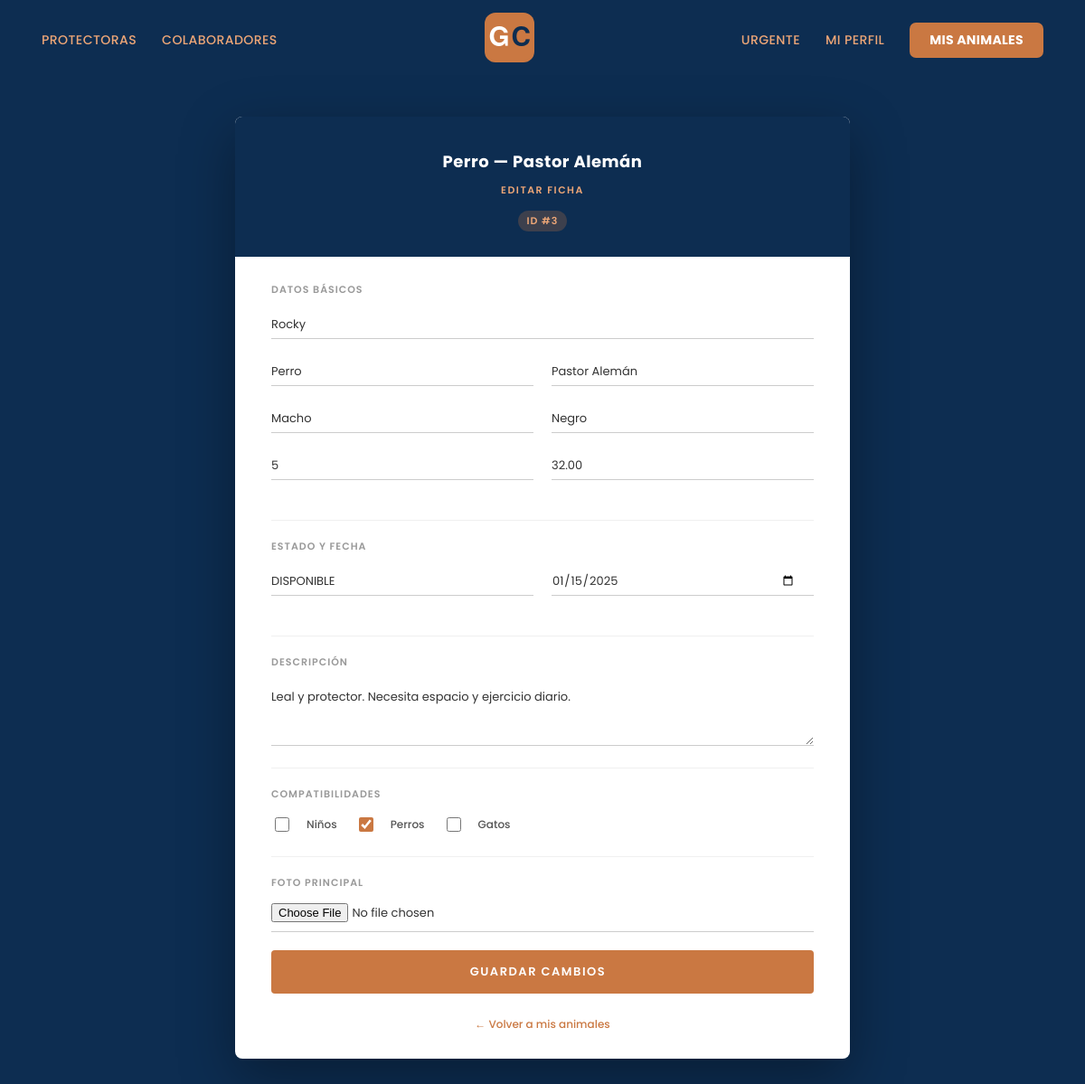
Page /public/editAnimal.php?id=3 (signed in) on the committed database.
### tables this page shows
CREATE TABLE Animales (
    id_animal              INT AUTO_INCREMENT PRIMARY KEY,
    id_protectora          INT,
    nombre                 VARCHAR(100) NOT NULL,
    id_estado              INT,
    especie                VARCHAR(50),
    raza                   VARCHAR(50),
    sexo                   CHAR(1),
    color                  VARCHAR(50),
    peso                   DECIMAL(5,2),
    edad                   INT,
    fecha_entrada          DATE,
    descripcion            TEXT,
    compatibilidad_perros  BOOLEAN DEFAULT FALSE,
    compatibilidad_gatos   BOOLEAN DEFAULT FALSE,
    compatibilidad_ninos   BOOLEAN DEFAULT FALSE,

    CONSTRAINT fk_animal_protectora FOREIGN KEY (id_protectora)
        REFERENCES Protectora(id_protectora) ON DELETE CASCADE,

    CONSTRAINT fk_animal_estado FOREIGN KEY (id_estado)
        REFERENCES EstadoAnimal(id_estado) ON DELETE SET NULL
);

CREATE TABLE EstadoAnimal (
    id_estado   INT AUTO_INCREMENT PRIMARY KEY,
    nombre      VARCHAR(50) NOT NULL UNIQUE
);

### public/editAnimal.php (the view, shortened to what this page needs)
<?php
require "../src/sesion/conexion.php";
$id_protectora = $_SESSION["id"];
$id_animal = (int) $_GET["id"];
$q = $_conexion->prepare(
    "SELECT a.*, e.id_estado AS estado_actual
     FROM Animales a
     LEFT JOIN EstadoAnimal e ON a.id_estado = e.id_estado
     WHERE a.id_animal = ? AND a.id_protectora = ?"
);
$q->bind_param("ii", $id_animal, $id_protectora);
$q->execute();
$animal = $q->get_result()->fetch_assoc();
$estados = $_conexion->query("SELECT * FROM EstadoAnimal ORDER BY id_estado")->fetch_all(MYSQLI_ASSOC);
?>
<!DOCTYPE html>
<html lang="es">
<head>
    <link rel="stylesheet" href="https://cdnjs.cloudflare.com/ajax/libs/material-design-iconic-font/2.2.0/css/material-design-iconic-font.min.css">
    <link rel="stylesheet" href="css/header.css">
    <link rel="stylesheet" href="css/perfil.css">
</head>
<body>
<header>
    <nav class="hBotones">
        <a class="hBoton" href="" target="_self">PROTECTORAS</a>
        <a class="hBoton" href="" target="_self">COLABORADORES</a>
    </nav>
    <nav id="header-izq">
        <a href="index.php" target="_self">
            <img src="../img/profile/default/oficiales/logo.svg" alt="Go Catch" height="40">
        </a>
    </nav>
    <nav class="hBotones">
        <a class="hBoton" href="" target="_self">URGENTE</a>
        <a class="hBoton" href="perfil.php" target="_self">MI PERFIL</a>
        <a href="listaAnimal.php" target="_self" id="boton-destacado">MIS ANIMALES</a>
    </nav>
</header>
<div id="padre-nuestro">
    <div id="estructura">
        <div id="perfil-header">
            <h2 id="perfil-nombre">
                <?= htmlspecialchars($animal['especie'] ?? 'Animal') ?>
                <?= $animal['raza'] ? '— ' . htmlspecialchars($animal['raza']) : '' ?>
            </h2>
            <p id="perfil-tipo">Editar ficha</p>
            <span class="id-badge">ID #<?= $id_animal ?></span>
        </div>
        <div id="perfil-form-area">
            <form action="editAnimal.php?id=<?= $id_animal ?>" method="POST" id="registro" enctype="multipart/form-data">
                <p class="form-section-title">Datos básicos</p>
                <div class="form-wrapper">
                    <input type="text" name="nombre" class="form-control"
                           placeholder="Nombre del animal"
                           value="<?= htmlspecialchars($animal['nombre'] ?? '') ?>" required>
                </div>
                <div class="form-grid">
                    <div class="form-wrapper">
                        <select name="especie" class="form-control" required>
                            <option value="Perro" <?= ($animal['especie'] === 'Perro') ? 'selected' : '' ?>>Perro</option>
                        </select>
                    </div>
                    <div class="form-wrapper">
                        <input type="text" name="raza" class="form-control"
                               placeholder="Raza"
                               value="<?= htmlspecialchars($animal['raza'] ?? '') ?>">
                    </div>
                </div>
                <div class="form-grid">
                    <div class="form-wrapper">
                        <select name="sexo" class="form-control">
                            <option value="M" <?= $animal['sexo'] === 'M' ? 'selected' : '' ?>>Macho</option>
                        </select>
                    </div>
                    <div class="form-wrapper">
                        <input type="text" name="color" class="form-control"
                               placeholder="Color"
                               value="<?= htmlspecialchars($animal['color'] ?? '') ?>">
                    </div>
                </div>
                <div class="form-grid">
                    <div class="form-wrapper">
                        <input type="number" name="edad" class="form-control"
                               placeholder="Edad (años)" min="0" max="30"
                               value="<?= $animal['edad'] !== null ? $animal['edad'] : '' ?>">
                    </div>
                    <div class="form-wrapper">
                        <input type="number" name="peso" class="form-control"
                               placeholder="Peso (kg)" step="0.01" min="0"
                               value="<?= $animal['peso'] !== null ? $animal['peso'] : '' ?>">
                    </div>
                </div>
                <p class="form-section-title">Estado y fecha</p>
                <div class="form-grid">
                    <div class="form-wrapper">
                        <select name="id_estado" class="form-control">
                            <?php foreach ($estados as $e): ?>
                                <option value="<?= $e['id_estado'] ?>"
                                    <?= $animal['id_estado'] == $e['id_estado'] ? 'selected' : '' ?>>
                                    <?= htmlspecialchars($e['nombre']) ?>
                                </option>
                            <?php endforeach; ?>
                        </select>
                    </div>
                    <div class="form-wrapper">
                        <input type="date" name="fecha_entrada" class="form-control"
                               value="<?= $animal['fecha_entrada'] ?? '' ?>">
                    </div>
                </div>
                <p class="form-section-title">Descripción</p>
                <div class="form-wrapper">
                    <textarea name="descripcion" class="form-control"
                              placeholder="Descripción del animal…"><?= htmlspecialchars($animal['descripcion'] ?? '') ?></textarea>
                </div>
                <p class="form-section-title">Compatibilidades</p>
                <div class="compat-group">
                    <label class="compat-item">
                        <input type="checkbox" name="compat_ninos"
                               <?= $animal['compatibilidad_ninos']  ? 'checked' : '' ?>>
                        <i class="zmdi zmdi-mood"></i> Niños
                    </label>
                    <label class="compat-item">
                        <input type="checkbox" name="compat_perros"
                               <?= $animal['compatibilidad_perros'] ? 'checked' : '' ?>>
                        <i class="zmdi zmdi-paw"></i> Perros
                    </label>
                    <label class="compat-item">
                        <input type="checkbox" name="compat_gatos"
                               <?= $animal['compatibilidad_gatos']  ? 'checked' : '' ?>>
                        <i class="zmdi zmdi-toys"></i> Gatos
                    </label>
                </div>
                <p class="form-section-title">Foto principal</p>
                <div class="form-wrapper">
                    <input type="file" name="foto" class="form-control"
                           accept="image/jpeg,image/png,image/gif,image/webp">
                </div>
                <button type="submit">GUARDAR CAMBIOS <i class="zmdi zmdi-check"></i></button>
            </form>
        </div>
        <div id="perfil-volver">
            <a href="listaAnimal.php">← Volver a mis animales</a>
        </div>
    </div>
</div>
</body>
</html>

### public/css/header.css (style rules this page uses)
header { width: 100%; display: flex; justify-content: space-between; align-items: center; padding: 14px 36px; background-color: #0D2D51; box-shadow: 0 2px 10px rgba(0, 0, 0, 0.3); box-sizing: border-box; }
#header-izq img { height: 55px; }
a { font-family: 'Poppins', sans-serif; }
.hBotones { display: flex; align-items: center; gap: 28px; padding: 8px 10px; }
.hBoton { text-decoration: none; color: #EDA677; font-weight: 500; font-size: 0.88rem; letter-spacing: 0.4px; position: relative; transition: color 0.3s; }
.hBoton::after { content: ""; position: absolute; left: 0; bottom: -5px; width: 0%; height: 2px; background-color: #CA7842; transition: 0.3s; }
#boton-destacado { text-decoration: none; padding: 9px 22px; border-radius: 7px; color: #ffffff; font-weight: 700; font-size: 0.88rem; background-color: #CA7842; transition: all 0.25s ease; letter-spacing: 0.3px; }

### public/css/perfil.css (style rules this page uses)
*, *::before, *::after { box-sizing: border-box; }
body { font-family: 'Poppins', sans-serif; color: #333; font-size: 13px; margin: 0; }
img { max-width: 100%; }
p, h1, h2, h3, h4, h5, h6 { margin: 0; }
input, textarea, select, button { font-family: 'Poppins', sans-serif; color: #333; font-size: 13px; }
#padre-nuestro { min-height: calc(100vh - 85px); background: #0D2D51; display: flex; align-items: center; justify-content: center; padding: 40px 20px; }
#estructura { width: 100%; max-width: 680px; background: #fff; border-radius: 8px; overflow: hidden; box-shadow: 0 20px 60px rgba(0, 0, 0, 0.35); }
#perfil-header { background: #0D2D51; padding: 36px 40px 28px; display: flex; flex-direction: column; align-items: center; gap: 10px; }
#perfil-nombre { color: #fff; font-size: 18px; font-weight: 700; letter-spacing: 0.5px; text-align: center; }
#perfil-tipo { color: #EDA677; font-size: 11px; font-weight: 600; text-transform: uppercase; letter-spacing: 1.5px; }
#perfil-form-area { padding: 28px 40px 24px; }
.form-grid { display: flex; gap: 20px; }
.form-grid .form-wrapper { flex: 1; }
.form-wrapper { position: relative; margin-bottom: 20px; }
.form-control { border: none; border-bottom: 1px solid #ccc; display: block; width: 100%; height: 32px; padding: 0 20px 0 0; font-size: 13px; color: #333; background: transparent; transition: border-color 0.3s; }
.form-control::placeholder { color: #aaa; font-family: 'Poppins', sans-serif; }
#registro button[type="submit"] { border: none; width: 100%; height: 48px; margin-top: 8px; cursor: pointer; display: flex; align-items: center; justify-content: center; gap: 10px; font-size: 13px; font-weight: 600; letter-spacing: 1.5px; color: #fff; background: #CA7842; border-radius: 4px; transition: background 0.3s, transform 0.15s; font-family: 'Poppins', sans-serif; }
#perfil-volver { padding: 0 40px 28px; text-align: center; }
#perfil-volver a { font-size: 12px; font-weight: 500; color: #CA7842; text-decoration: none; transition: color 0.2s; }

### public/editAnimal.php (style rules this page uses)
#padre-nuestro { align-items: flex-start; padding: 40px 20px; }
#estructura { max-width: 680px; }
.form-section-title { font-size: 11px; font-weight: 600; text-transform: uppercase; letter-spacing: 1px; color: #999; margin: 24px 0 14px; border-top: 1px solid #f0f0f0; padding-top: 20px; }
.form-section-title:first-child { margin-top: 0; border-top: none; padding-top: 0; }
select.form-control { appearance: none; -webkit-appearance: none; cursor: pointer; padding-right: 24px; }
textarea.form-control { height: auto; min-height: 70px; resize: vertical; padding-top: 6px; }
.compat-group { display: flex; gap: 20px; flex-wrap: wrap; margin-bottom: 20px; }
.compat-item { display: flex; align-items: center; gap: 8px; cursor: pointer; font-size: 12px; color: #555; font-weight: 500; }
.compat-item input[type="checkbox"] { accent-color: #CA7842; width: 16px; height: 16px; cursor: pointer; }
.id-badge { display: inline-block; background: rgba(202,120,66,0.25); color: #EDA677; font-size: 11px; font-weight: 600; letter-spacing: 1px; padding: 3px 10px; border-radius: 20px; margin-top: 4px; }

### rows in the picture
animales: especie "Perro", raza "Pastor Alemán", nombre "Rocky", sexo "Macho", color "Negro", edad "5", peso "32.00", id_estado "DISPONIBLE", fecha_entrada "01/15/2025", descripcion "Leal y protector. Necesita espacio y ejercicio diario.", compatibilidad_perros "☑"

### other values in the picture
$id_animal "3"
